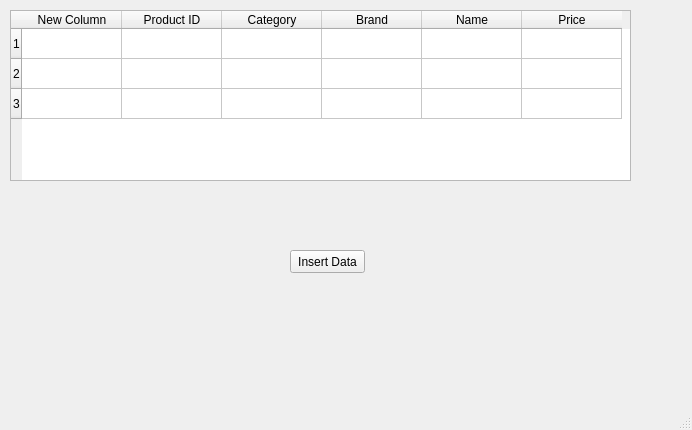
<?xml version="1.0" encoding="UTF-8"?>
<ui version="4.0">
 <class>MainWindow</class>
 <widget class="QMainWindow" name="MainWindow">
  <property name="geometry">
   <rect>
    <x>0</x>
    <y>0</y>
    <width>692</width>
    <height>430</height>
   </rect>
  </property>
  <property name="windowTitle">
   <string>MainWindow</string>
  </property>
  <widget class="QWidget" name="centralwidget">
   <widget class="QTableWidget" name="tableWidget">
    <property name="geometry">
     <rect>
      <x>10</x>
      <y>10</y>
      <width>621</width>
      <height>171</height>
     </rect>
    </property>
    <row>
     <property name="text">
      <string>1</string>
     </property>
    </row>
    <row>
     <property name="text">
      <string>2</string>
     </property>
    </row>
    <row>
     <property name="text">
      <string>3</string>
     </property>
    </row>
    <column>
     <property name="text">
      <string>New Column</string>
     </property>
    </column>
    <column>
     <property name="text">
      <string>Product ID</string>
     </property>
    </column>
    <column>
     <property name="text">
      <string>Category</string>
     </property>
    </column>
    <column>
     <property name="text">
      <string>Brand</string>
     </property>
    </column>
    <column>
     <property name="text">
      <string>Name</string>
     </property>
    </column>
    <column>
     <property name="text">
      <string>Price</string>
     </property>
    </column>
   </widget>
   <widget class="QPushButton" name="btndataInsert">
    <property name="geometry">
     <rect>
      <x>290</x>
      <y>250</y>
      <width>75</width>
      <height>23</height>
     </rect>
    </property>
    <property name="text">
     <string>Insert Data</string>
    </property>
   </widget>
  </widget>
  <widget class="QStatusBar" name="statusbar"/>
 </widget>
 <resources/>
 <connections/>
</ui>
